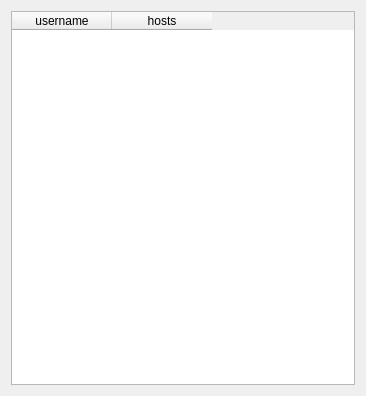
<?xml version="1.0" encoding="UTF-8"?>
<ui version="4.0">
 <class>Form</class>
 <widget class="QWidget" name="Form">
  <property name="geometry">
   <rect>
    <x>0</x>
    <y>0</y>
    <width>366</width>
    <height>396</height>
   </rect>
  </property>
  <property name="windowTitle">
   <string>Form</string>
  </property>
  <layout class="QGridLayout" name="gridLayout">
   <item row="0" column="0">
    <widget class="QTableWidget" name="tableWidget">
     <property name="sizeAdjustPolicy">
      <enum>QAbstractScrollArea::AdjustToContents</enum>
     </property>
     <property name="editTriggers">
      <set>QAbstractItemView::NoEditTriggers</set>
     </property>
     <property name="selectionMode">
      <enum>QAbstractItemView::NoSelection</enum>
     </property>
     <property name="selectionBehavior">
      <enum>QAbstractItemView::SelectRows</enum>
     </property>
     <property name="sortingEnabled">
      <bool>true</bool>
     </property>
     <attribute name="horizontalHeaderVisible">
      <bool>true</bool>
     </attribute>
     <attribute name="verticalHeaderVisible">
      <bool>false</bool>
     </attribute>
     <column>
      <property name="text">
       <string>username</string>
      </property>
     </column>
     <column>
      <property name="text">
       <string>hosts</string>
      </property>
     </column>
    </widget>
   </item>
  </layout>
 </widget>
 <resources/>
 <connections/>
</ui>
